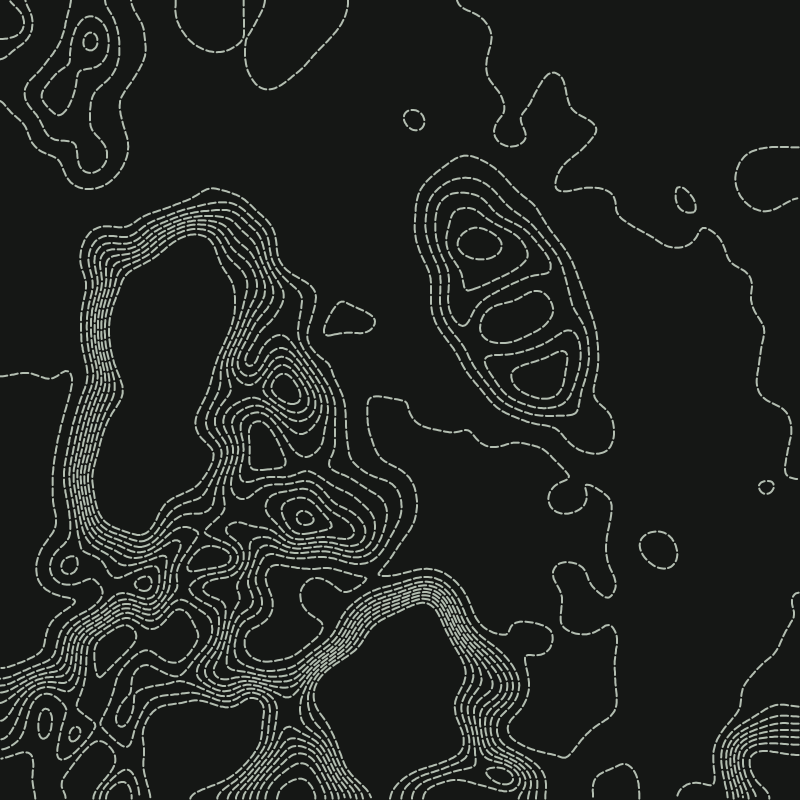
#> input picture fashion/out/jackets/contour-back.png, 2400 x 2400 px (shown at 1/3 size)
$ python products.py
#> lines starting #> are read from the running program, lines starting #| are printed output that depends on the picture
"""Clothes and bags, dressed in the SFW art directions the team liked (sketchbook studies, topo, knit, doodle,
cut-outs, camo). Flat concept renders. Output out/products/<name>.png + contact.jpg
"""
import os, sys
import numpy as np
from PIL import Image, ImageDraw
HERE = os.path.dirname(os.path.abspath(__file__))
FA = os.path.join(HERE, "..", "fine-art", "out")
OUT = os.path.join(HERE, "out", "products")
C = 700
LINE = (60, 60, 60)


def load(p, w=None):
#> called with p = 'fashion/out/jackets/contour-back.png'
    im = Image.open(p).convert("RGB")
#> im is the input picture: PIL image 2400x2400 RGB; mean R, G, B 32.8, 35.5, 32.7
    if w: im = im.resize((w, int(im.height * w / im.width)), Image.LANCZOS)
    return im


def fill(src, mode="fit", box=(0, 0, C, C)):
    """mode fit: one image covers the box; tile: repeat."""
    can = Image.new("RGB", (C, C), src.getpixel((2, 2)))
    x0, y0, x1, y1 = box
    if mode == "fit":
        s = max((x1 - x0) / src.width, (y1 - y0) / src.height)
        im = src.resize((int(src.width * s) + 1, int(src.height * s) + 1), Image.LANCZOS)
        can.paste(im, (x0 - (im.width - (x1 - x0)) // 2, y0 - (im.height - (y1 - y0)) // 2))
    else:
        for x in range(0, C, src.width):
            for y in range(0, C, src.height): can.paste(src, (x, y))
    return can


def draw(polys, f, extra=None):
    can = Image.new("RGB", (C, C), (232, 232, 229))
    m = Image.new("L", (C, C), 0); d = ImageDraw.Draw(m)
    for p in polys: d.polygon(p, fill=255)
    can.paste(f, (0, 0), m)
    dd = ImageDraw.Draw(can)
    for p in polys: dd.polygon(p, outline=LINE, width=3)
    if extra: extra(dd)
    return can


HOODIE = [(250, 110), (300, 60), (400, 60), (450, 110), (560, 150), (650, 470), (590, 490), (540, 300), (540, 640), (160, 640), (160, 300), (110, 490), (50, 470), (140, 150)]
CREW = [(270, 110), (430, 110), (560, 150), (650, 470), (590, 490), (540, 300), (540, 640), (160, 640), (160, 300), (110, 490), (50, 470), (140, 150)]
VEST = [(270, 100), (320, 100), (350, 160), (380, 100), (430, 100), (540, 180), (520, 640), (180, 640), (160, 180)]
SHIRT = [(280, 90), (420, 90), (570, 140), (650, 460), (590, 480), (540, 290), (540, 650), (160, 650), (160, 290), (110, 480), (50, 460), (130, 140)]
JOGGER = [(200, 80), (500, 80), (530, 230), (520, 600), (540, 640), (400, 640), (360, 270), (340, 270), (300, 640), (160, 640), (180, 600), (170, 230)]
TOTE = [(200, 230), (500, 230), (520, 640), (180, 640)]
BACKPACK = [(230, 140), (470, 140), (520, 200), (530, 620), (500, 650), (200, 650), (170, 620), (180, 200)]
DUFFEL = [(110, 300), (590, 300), (630, 340), (630, 560), (590, 590), (110, 590), (70, 560), (70, 340)]
CROSSBODY = [(220, 330), (480, 330), (500, 360), (500, 540), (480, 560), (220, 560), (200, 540), (200, 360)]
DRAWSTRING = [(210, 150), (490, 150), (500, 640), (200, 640)]
SLEEVE = [(130, 200), (570, 200), (570, 530), (130, 530)]


def main():
    os.makedirs(OUT, exist_ok=True)
    sk = lambda b, n: load(os.path.join(FA, "sketchbook", str(b), f"study-{n:02d}.png"))
    topo = load(os.path.join(HERE, "out", "jackets", "contour-back.png"))
    knit = load(os.path.join(FA, "knit", "tardigrade-swatch.png"), 220)
#> call 2 of load, with w = 220
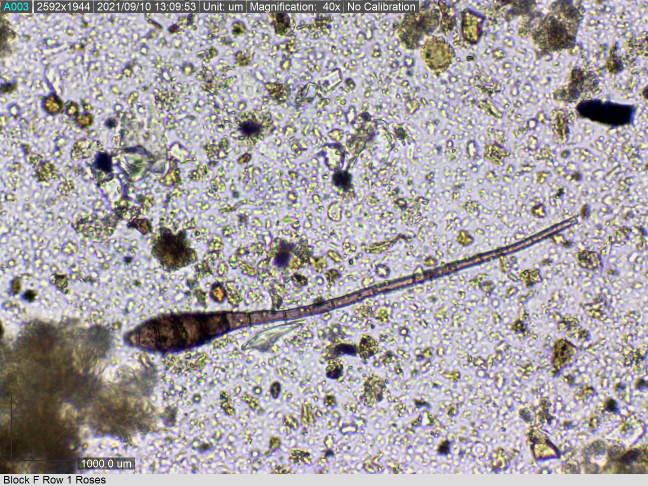
#> input picture fine-art/src/fungal-hypha-lee-kirk.jpg, 1296 x 972 px, given in place of tardigrade-swatch.png, which was not available (shown at 1/2 size)
#> in load, im is the input picture: PIL image 1296x972 RGB; mean R, G, B 168.6, 163.4, 166.4
#> in load (call 2), `if w: im = im.resize((w, int(im.height * w / im.width)), Image.LANCZOS)`:
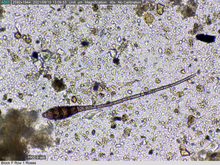
#> im: PIL image 220x165 RGB; mean R, G, B 168.5, 163.4, 166.3
    doodle = load(os.path.join(FA, "doodle", "doodle-3.png"), 520)
#> call 3 of load, with w = 520
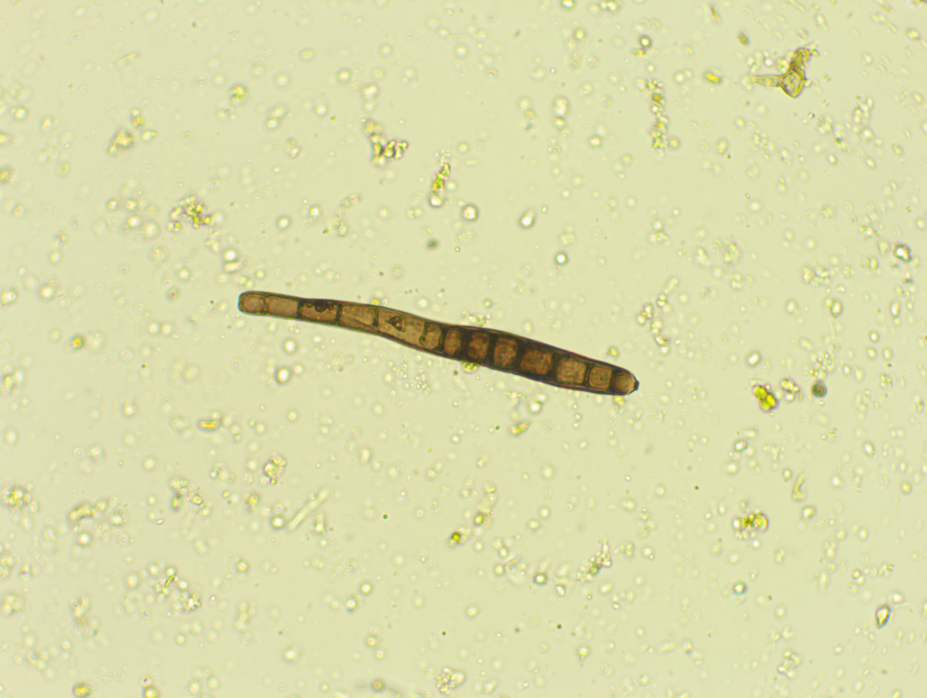
#> input picture fine-art/src/fungal-spore-josia-martens.jpg, 4632 x 3488 px, given in place of doodle-3.png, which was not available (shown at 1/5 size)
#> in load, im is the input picture: PIL image 4632x3488 RGB; mean R, G, B 219.9, 221.1, 172.2
#> in load (call 3), `if w: im = im.resize((w, int(im.height * w / im.width)), Image.LANCZOS)`:
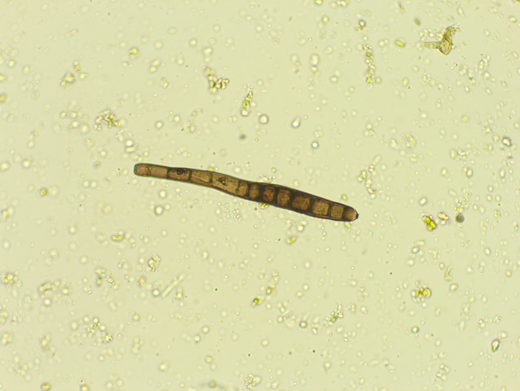
#> im: PIL image 520x391 RGB; mean R, G, B 219.9, 221.1, 172.2
    cuts = load(os.path.join(FA, "cutouts", "sheet-v3.png"), 760)
    camo = load(os.path.join(FA, "camo", "soil-camo-sfw.png"), 400)
    P = {}
    P["hoodie-fungi"] = draw([HOODIE], fill(sk(1, 11), "fit", (140, 60, 560, 640)), lambda d: d.line([(350, 110), (350, 640)], fill=LINE, width=2))
    P["crewneck-soil"] = draw([CREW], fill(sk(1, 5), "fit", (50, 110, 650, 640)))
    P["puffer-vest-topo"] = draw([VEST], fill(topo, "fit", (160, 100, 540, 640)), lambda d: [d.line([(170, y), (530, y)], fill=(70, 74, 70), width=2) for y in range(180, 640, 70)])
    P["camp-shirt-bacteria"] = draw([SHIRT], fill(sk(1, 13), "fit", (130, 90, 570, 650)), lambda d: (d.line([(350, 100), (350, 650)], fill=LINE, width=2), [d.ellipse((342, y, 358, y + 16), fill=(240, 236, 222)) for y in (200, 310, 420, 530)]))
    P["joggers-doodle"] = draw([JOGGER], fill(doodle, "tile"), lambda d: d.rectangle((200, 80, 500, 125), fill=(34, 55, 31)))
    P["tote-amoeba"] = draw([TOTE], fill(sk(1, 9), "fit", (180, 230, 520, 640)), lambda d: (d.arc((240, 90, 340, 370), 180, 360, fill=LINE, width=10), d.arc((360, 90, 460, 370), 180, 360, fill=LINE, width=10)))
    P["backpack-camo"] = draw([BACKPACK], fill(camo, "tile"), lambda d: (d.rounded_rectangle((240, 380, 460, 600), 30, outline=LINE, width=3), d.arc((280, 60, 420, 220), 180, 360, fill=LINE, width=10)))
    P["duffel-topo"] = draw([DUFFEL], fill(topo, "fit", (70, 300, 630, 590)), lambda d: (d.line([(110, 330), (590, 330)], fill=(170, 170, 165), width=4), d.arc((230, 170, 470, 440), 180, 360, fill=LINE, width=12)))
    P["crossbody-knit"] = draw([CROSSBODY], fill(knit, "tile"), lambda d: (d.line([(220, 340), (80, 40)], fill=LINE, width=8), d.line([(480, 340), (620, 40)], fill=LINE, width=8)))
    P["drawstring-cutouts"] = draw([DRAWSTRING], fill(cuts, "fit", (200, 150, 500, 640)), lambda d: (d.line([(210, 160), (150, 640)], fill=(240, 236, 222), width=6), d.line([(490, 160), (550, 640)], fill=(240, 236, 222), width=6)))
    P["laptop-sleeve-soil"] = draw([SLEEVE], fill(sk(1, 19), "fit", (130, 200, 570, 530)))
    P["tote-hyphae"] = draw([TOTE], fill(sk(1, 12), "fit", (180, 230, 520, 640)), lambda d: (d.arc((240, 90, 340, 370), 180, 360, fill=LINE, width=10), d.arc((360, 90, 460, 370), 180, 360, fill=LINE, width=10)))
    for k, im in P.items(): im.save(os.path.join(OUT, f"{k}.png"))
    names = list(P); cols = 4
    sheet = Image.new("RGB", (cols * (C + 10) + 10, ((len(names) + cols - 1) // cols) * (C + 50) + 10), "#f4f4f1"); d = ImageDraw.Draw(sheet)
    for i, k in enumerate(names):
        x, y = 10 + (i % cols) * (C + 10), 10 + (i // cols) * (C + 50)
        sheet.paste(P[k], (x, y)); d.text((x + 10, y + C + 12), k.upper().replace("-", " "), fill=(30, 30, 30))
    sheet.save(os.path.join(OUT, "contact.jpg"), quality=88)


if __name__ == "__main__":
#> (the run stopped early here; a loop or call above may not have finished)
